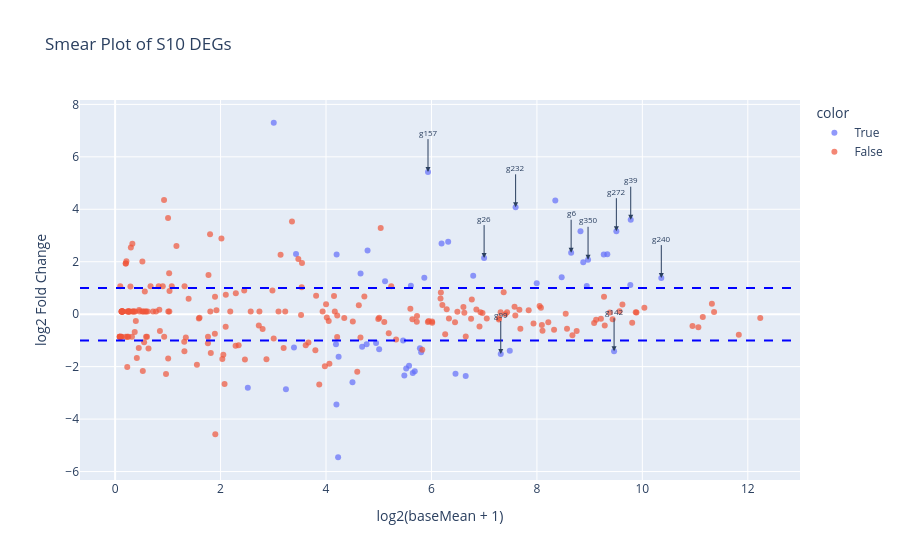

The notebook cell this image was saved under:
### Markdown cell above
The same plot but interactive

### Code cell
# Prepare data for plotting
deg_S10["logCPM"] = np.log2(deg_S10["baseMean"] + 1)  # Approximate logCPM
deg_S10_filtered["logCPM"] = np.log2(deg_S10_filtered["baseMean"] + 1)

# Create Plotly scatter plot
fig = px.scatter(
    deg_S10, 
    x="logCPM", 
    y="log2FoldChange", 
    color=(deg_S10["padj"] < 0.05) & (deg_S10["log2FoldChange"].abs() > 1),
    title="Smear Plot of S10 DEGs",
    labels={"logCPM": "log2(baseMean + 1)", "log2FoldChange": "log2 Fold Change"},
    color_continuous_scale=["grey", "red"],
    opacity=0.7
)

# Add the top 10 gene labels
for i in range(min(10, len(deg_S10_filtered))):
    fig.add_annotation(
        x=deg_S10_filtered.iloc[i]["logCPM"],
        y=deg_S10_filtered.iloc[i]["log2FoldChange"],
        text=deg_S10_filtered.iloc[i][0],
        showarrow=True,
        arrowhead=2,
        ax=0,
        ay=-40,
        font=dict(size=8)
    )

# Add horizontal lines at logFC ±1
fig.add_hline(y=1, line_dash="dash", line_color="blue")
fig.add_hline(y=-1, line_dash="dash", line_color="blue")

# Show the figure
fig.show()

### Figure 1 — Plotly figure (JSON) as saved in the notebook; plotly's stock layout.template omitted (floating-point values rounded to 4 significant figures; data arrays with more than 128 entries replaced by an {"elided": "..."} marker saying what was removed)
{"data": [{"hovertemplate": "color=True<br>log2(baseMean + 1)=%{x}<br>log2 Fold Change=%{y}<extra></extra>", "legendgroup": "True", "marker": {"color": "#636efa", "opacity": 0.7, "symbol": "circle"}, "mode": "markers", "name": "True", "orientation": "v", "showlegend": true, "type": "scatter", "x": [9.78, 7.596, 8.649, 8.97, 10.36, 7.314, 9.464, 9.507, 6.999, 5.934, 7.486, 8.826, 9.335, 6.317, 4.23, 5.575, 6.191, 9.772, 6.649, 5.645, 8.349, 9.268, 4.788, 8.879, 5.781, 8.47, 6.792, 5.61, 6.456, 5.804, 5.462, 5.521, 4.95, 5.865, 5.008, 4.685, 8.946, 4.655, 5.486, 3.24, 4.201, 2.517, 4.198, 7.996, 3.009, 4.77, 3.431, 5.12, 4.502, 5.683, 4.189, 3.392, 4.239], "xaxis": "x", "y": [3.602, 4.075, 2.344, 2.074, 1.376, -1.52, -1.411, 3.166, 2.139, 5.418, -1.393, 3.164, 2.282, 2.76, -5.455, -1.966, 2.694, 1.116, -2.353, -2.238, 4.332, 2.272, 2.432, 1.977, -1.303, 1.412, 1.467, 1.08, -2.272, -1.452, -1.001, -2.07, -1.097, 1.392, -1.332, -1.245, 1.07, 1.549, -2.341, -2.864, 2.281, -2.803, -3.44, 1.176, 7.3, -1.143, 2.292, 1.255, -2.595, -2.177, -1.148, -1.271, -1.618], "yaxis": "y"}, {"hovertemplate": "color=False<br>log2(baseMean + 1)=%{x}<br>log2 Fold Change=%{y}<extra></extra>", "legendgroup": "False", "marker": {"color": "#EF553B", "opacity": 0.7, "symbol": "circle"}, "mode": "markers", "name": "False", "orientation": "v", "showlegend": true, "type": "scatter", "x": {"elided": "217 float values"}, "xaxis": "x", "y": {"elided": "217 float values"}, "yaxis": "y"}], "layout": {"annotations": [{"arrowhead": 2, "ax": 0, "ay": -40, "font": {"size": 8}, "showarrow": true, "text": "g39", "x": 9.78, "y": 3.602}, {"arrowhead": 2, "ax": 0, "ay": -40, "font": {"size": 8}, "showarrow": true, "text": "g232", "x": 7.596, "y": 4.075}, {"arrowhead": 2, "ax": 0, "ay": -40, "font": {"size": 8}, "showarrow": true, "text": "g6", "x": 8.649, "y": 2.344}, {"arrowhead": 2, "ax": 0, "ay": -40, "font": {"size": 8}, "showarrow": true, "text": "g350", "x": 8.97, "y": 2.074}, {"arrowhead": 2, "ax": 0, "ay": -40, "font": {"size": 8}, "showarrow": true, "text": "g240", "x": 10.36, "y": 1.376}, {"arrowhead": 2, "ax": 0, "ay": -40, "font": {"size": 8}, "showarrow": true, "text": "g99", "x": 7.314, "y": -1.52}, {"arrowhead": 2, "ax": 0, "ay": -40, "font": {"size": 8}, "showarrow": true, "text": "g142", "x": 9.464, "y": -1.411}, {"arrowhead": 2, "ax": 0, "ay": -40, "font": {"size": 8}, "showarrow": true, "text": "g272", "x": 9.507, "y": 3.166}, {"arrowhead": 2, "ax": 0, "ay": -40, "font": {"size": 8}, "showarrow": true, "text": "g26", "x": 6.999, "y": 2.139}, {"arrowhead": 2, "ax": 0, "ay": -40, "font": {"size": 8}, "showarrow": true, "text": "g157", "x": 5.934, "y": 5.418}], "legend": {"title": {"text": "color"}, "tracegroupgap": 0}, "shapes": [{"line": {"color": "blue", "dash": "dash"}, "type": "line", "x0": 0, "x1": 1, "xref": "x domain", "y0": 1, "y1": 1, "yref": "y"}, {"line": {"color": "blue", "dash": "dash"}, "type": "line", "x0": 0, "x1": 1, "xref": "x domain", "y0": -1, "y1": -1, "yref": "y"}], "title": {"text": "Smear Plot of S10 DEGs"}, "xaxis": {"anchor": "y", "domain": [0, 1], "title": {"text": "log2(baseMean + 1)"}}, "yaxis": {"anchor": "x", "domain": [0, 1], "title": {"text": "log2 Fold Change"}}}}
